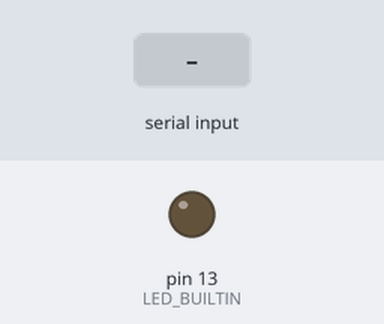
Recording of a sketch running on a simulated Arduino Uno, built with avr-gcc and run on an emulated ATmega328P. Shown: output pins drawn as LEDs (lit = HIGH). The test bench sets the inputs (shaded band).

Above: at 1.2 s.
1.3 s: "1" received over Serial
At 2.5 s:
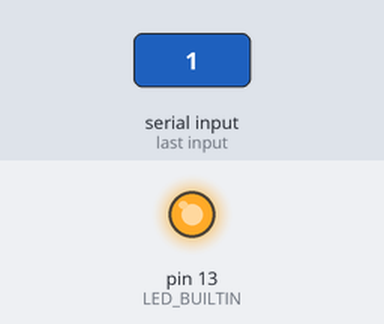
2.8 s: "0" received over Serial
At 3.7 s:
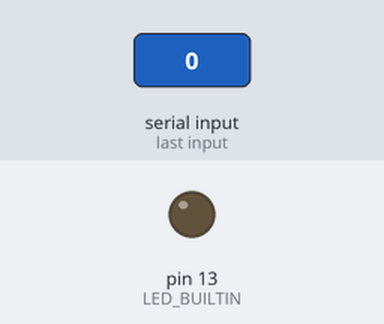
Timing chart, 0 to 5.8 s (numbered marks = the images above; inputs shaded):
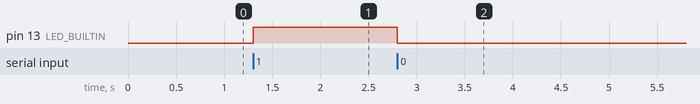

The sketch:

Blink.ino
```cpp
#define BAUD_RATE 9600
char incomingByte = ' ';

void setup(void)
{
    Serial.begin(BAUD_RATE);
    pinMode(LED_BUILTIN, OUTPUT);
}

void loop(void)
{
    if(Serial.available() > 0){
        incomingByte = Serial.read();

        //Serial.println(incomingByte);

        if(incomingByte == '1'){
            digitalWrite(LED_BUILTIN, HIGH);
            //Serial.println("Led is ON");
        }
        else if(incomingByte == '0'){
            digitalWrite(LED_BUILTIN, LOW);
            //Serial.println("Led is OFF");
        }
    }
}
```

Measured:
- after the input at 1.3 s, pin 13 (LED_BUILTIN): LOW → HIGH at once
- after the input at 2.8 s, pin 13 (LED_BUILTIN): HIGH → LOW at once
